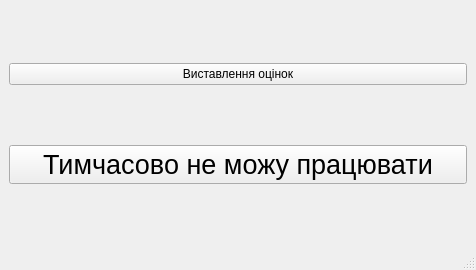
<?xml version="1.0" encoding="UTF-8"?>
<ui version="4.0">
 <class>teacher_menu</class>
 <widget class="QMainWindow" name="teacher_menu">
  <property name="geometry">
   <rect>
    <x>0</x>
    <y>0</y>
    <width>476</width>
    <height>270</height>
   </rect>
  </property>
  <property name="windowTitle">
   <string>MainWindow</string>
  </property>
  <widget class="QWidget" name="centralwidget">
   <layout class="QVBoxLayout" name="verticalLayout">
    <item>
     <widget class="QPushButton" name="marks">
      <property name="text">
       <string>Виставлення оцінок</string>
      </property>
     </widget>
    </item>
    <item>
     <widget class="QPushButton" name="tnw_button">
      <property name="font">
       <font>
        <pointsize>20</pointsize>
       </font>
      </property>
      <property name="text">
       <string>Тимчасово не можу працювати</string>
      </property>
     </widget>
    </item>
   </layout>
  </widget>
  <widget class="QMenuBar" name="menubar">
   <property name="geometry">
    <rect>
     <x>0</x>
     <y>0</y>
     <width>476</width>
     <height>38</height>
    </rect>
   </property>
  </widget>
  <widget class="QStatusBar" name="statusbar"/>
 </widget>
 <resources/>
 <connections/>
</ui>
